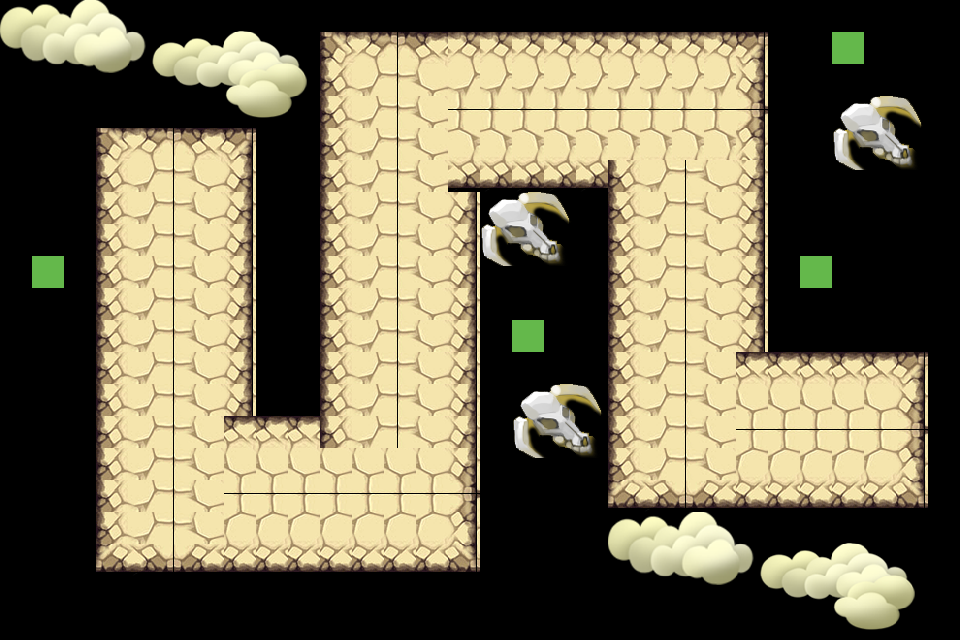

Rendered tile map (Tiled .tmx) drawn with the repository's tilesets; below, a short description and the map source with its tile grids summarised:
An orthogonal 30x20 tile map with 32x32 px tiles, 3 tile layers (background, ev, weapon), 2 tilesets and 7 objects.

<map version="1.0" orientation="orthogonal" renderorder="right-up" width="30" height="20" tilewidth="32" tileheight="32">
 <tileset firstgid="1" name="Blocks" tilewidth="32" tileheight="32" spacing="1" margin="1">
  <image source="Blocks.png" width="512" height="512" />
 </tileset>
 <tileset firstgid="226" name="Tower" tilewidth="80" tileheight="80">
  <image source="Tower.png" width="80" height="80" />
 </tileset>
 <layer name="background" width="30" height="20">
  <data>[600 cells, 285 non-empty, 21 distinct tile ids]</data>
 </layer>
 <layer name="ev" width="30" height="20">
  <data>[600 cells, 107 non-empty, 49 distinct tile ids]</data>
 </layer>
 <objectgroup name="walk">
  <object x="170.667" y="169.333" />
  <object x="172" y="492" />
  <object x="398.667" y="492" />
  <object x="397.333" y="92" />
  <object x="688" y="89.3333" />
  <object x="686.667" y="424" />
  <object x="894.667" y="421.333" />
 </objectgroup>
 <layer name="weapon" width="30" height="20">
  <data>[600 cells, 4 non-empty, 1 distinct tile ids]</data>
 </layer>
</map>
